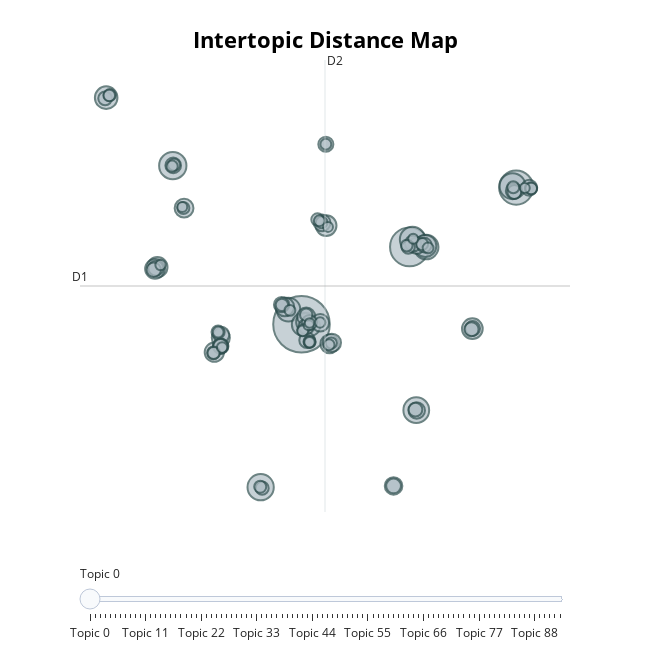

Write notebook code for a chart like this one.
### Code cell
#Visualizing topics using intertopic distance map
model_eng.visualize_topics()
